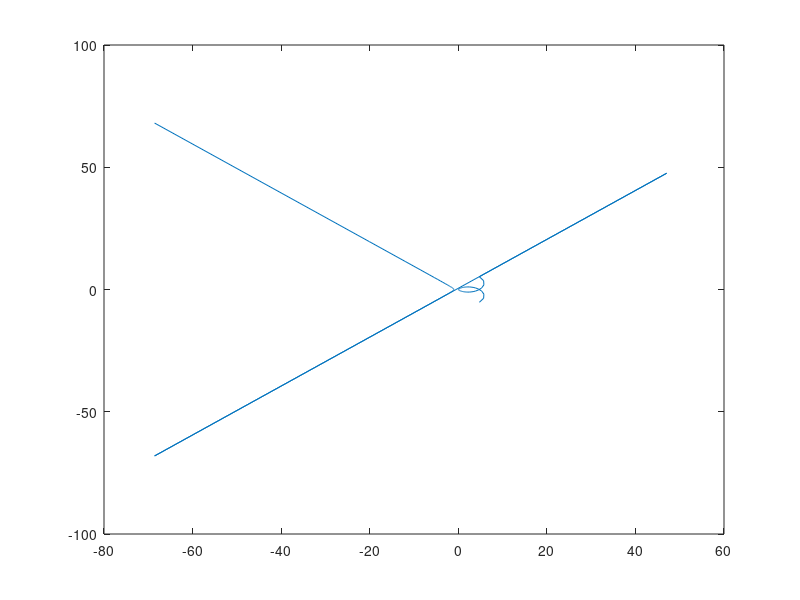

This chart was generated by the following MATLAB code:
R = 1.1;
G = @(s)(s^2-1)/((s+1)*(s*s+1));
tr = @(t)(sign(-pi/2 <= t && t <= pi/2)*(cos(t)-i*sin(t))+...
          sign(t > pi/2)*(i*(2*t/pi-2)));

T = -pi/2:pi/123:10.215446*pi/7;
ipnts = zeros(1, numel(T));
%hold on;
%for R = 0+0.01:0.2:3+0.01
for k = 1:numel(T)
    %ipnts(k) = G(R*tr(T(k)));
    ipnts(k) = G(R*tr(T(k)));
end

plot(real(ipnts), imag(ipnts));
%end
%hold off;